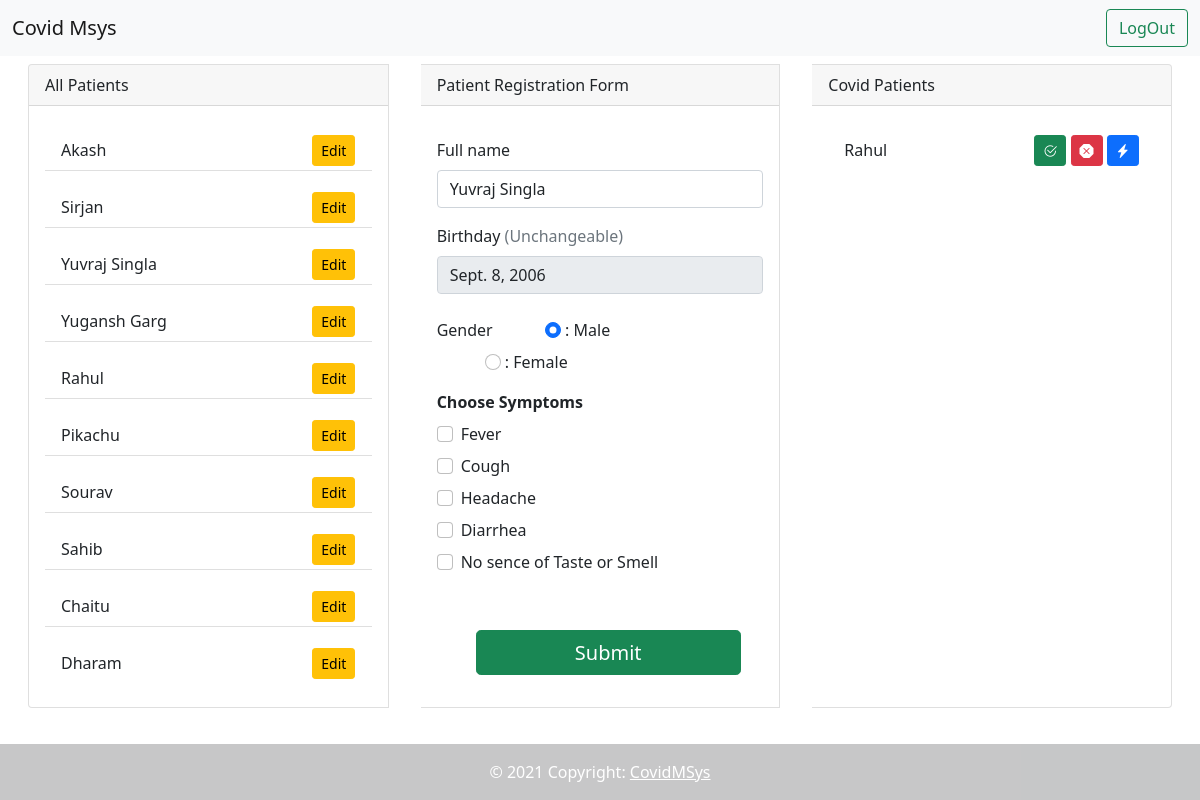
Page /dashboard/edit/58/ (signed in) on the committed database.
### register/models.py (models this page shows, shortened)
class Patient(models.Model):
    name = models.CharField(max_length=100, default='')
    dob = models.DateField()
    gender = models.CharField(max_length=7, choices=[('Male', 'Male'),('Female', 'Female')], default='Male')
    fever = models.BooleanField(default=False)
    cough = models.BooleanField(default=False)
    headache = models.BooleanField(default=False)
    diarrhea = models.BooleanField(default=False)
    tasteless = models.BooleanField(default=False)

class CovidPatient(models.Model):
    patient = models.ForeignKey(Patient, on_delete=models.CASCADE)
    def __str__(self):
        return self.patient.name

### register/views.py (the view, shortened to what this page needs)
# urls.py: path('edit/<id>/', views.edit, name='Edit'),
def edit(request, id):
    cdata = CData.objects.get(id=1)
    if request.user.is_authenticated:
        ptname = None
        patient = Patient.objects.get(id=id)
        print('Patient Gender: ',patient.gender)
        context = {
        'patients': reversed(Patient.objects.all()),
        'covid_patients': reversed(CovidPatient.objects.all()),
        'patient_id': patient
        }
        return render(request, 'dashboard.html', context)
    else: return redirect('/login')

### templates/dashboard.html (shortened to what this page needs)
{% extends 'base.html' %}
{% block body %}
<main class='card-group container-fluid vh-90'>
    <div class="card mx-3 my-2" style="width: 18rem; max-height: 85vh;">
        <div class="card-header">
            All Patients
        </div>
        {% if patients %}
        <div class="card-body ">
            <ul class="list-group list-group-flush" style="overflow: auto; max-height: 85vh;">
                {% for pt in patients %}
                <li class="list-group-item my-2">{{pt.name}}
                    <span style="position: absolute; right: 5%; bottom: 10%;"> <a href="/dashboard/edit/{{pt.id}}/"
                            class="btn btn-sm btn-warning">Edit</a></span>
                </li>
                {% endfor %}
            </ul>
        </div>
        {% else %}
        <div class="card-body">
            No Patients Yet
        </div>
        {% endif %}
    </div>
    <div class="card mx-3 my-2" style="width: 18rem; max-height: 85vh;">
        <div class="card-header">
            Patient Registration Form
        </div>
        <div class="card-body">
            <form method="POST">
                <div class="my-3">
                    <label class="form-label">Full name</label>
                    {% if patient_id %}
                    <input class="form-control" type="text" name="name" value="{{patient_id.name}}">
                    {% else %}
                    <input class="form-control" type="text" name="name">
                    {% endif %}
                </div>
                <div class="my-3">
                    <label class="form-label">Birthday <span class="text-muted">(Unchangeable)</span></label>
                    <div class="input-group-icon">
                        {% if patient_id %}
                        <input class="form-control" type="text" name="dob" value="{{patient_id.dob}}" disabled readonly>
                        {% else %}
                        <input class="form-control" type="date" name="dob">
                        {% endif %}
                    </div>
                </div>
                <div class="my-3">
                    <label class="form-label">Gender</label>
                    {% if patient_id.gender == 'Female' %}
                    <label class="form-check-label my-2 mx-5">
                        <input type="radio" value='Male' class="form-check-input" name="gender"> : Male</label>
                    <label class="form-check-label mx-5">
                        <input type="radio" value='Female' checked="checked" class="form-check-input" name="gender"> : Female</label>
                    {% else %}
                    <label class="form-check-label my-2 mx-5">
                    <input type="radio" value='Male' checked="checked" class="form-check-input" name="gender"> : Male</label>
                    <label class="form-check-label mx-5">
                    <input type="radio" value='Female' class="form-check-input" name="gender"> : Female</label>
                        {% endif %}
                </div>
                <div class="card-title">
                    <strong> Choose Symptoms </strong>
                </div>
                <div class="form-check my-2">
                    <input class="form-check-input" type="checkbox" value="True" id="fever" name='fever'>
                    <label class="form-check-label" for="fever">
                        Fever
                    </label>
                </div>
                <div class="form-check my-2">
                    <input class="form-check-input" type="checkbox" value="True" id="cough" name='cough'>
                    <label class="form-check-label" for="cough">
                        Cough
                    </label>
                </div>
                <div class="form-check my-2">
                    <input class="form-check-input" type="checkbox" value="True" id="headache" name='headache'>
                    <label class="form-check-label" for="headache">
                        Headache
                    </label>
                </div>
                <div class="form-check my-2">
                    <input class="form-check-input" type="checkbox" value="True" id="diarrhea" name='diarrhea'>
                    <label class="form-check-label" for="diarrhea">
                        Diarrhea
                    </label>
                </div>
                <div class="form-check my-2">
                    <input class="form-check-input" type="checkbox" value="True" id="tasteless" name='tasteless'>
                    <label class="form-check-label" for="tasteless">
                        No sence of Taste or Smell
                    </label>
                </div>
                <button class="btn btn-lg btn-success mt-5"
                    style="position: relative; padding: 2% 30%; margin-left: 12%;" type="submit">Submit</button>
            </form>
        </div>
    </div>
    <div class="card mx-3 my-2" style="width: 18rem; max-height: 85vh;">
        <div class="card-header">
            Covid Patients
        </div>
        {% if covid_patients %}
        <div class="card-body">
            <ul class="list-group list-group-flush" style="overflow: auto; max-height: 85vh;">
                {% for cpt in covid_patients %}
                <li class="list-group-item my-2">{{cpt}}
                    <span style="position: absolute; right: 5%; bottom: 10%;">
                        <a href="/dashboard/recovered/{{cpt.id}}/" class="btn btn-sm btn-success" data-toggle="tooltip" title="Recovered"><i class="bi bi-check2-circle"></i></a>
                        <a href="/dashboard/dead/{{cpt.id}}/" class="btn btn-sm btn-danger" data-toggle="tooltip" title="Dead"><i class="bi bi-x-octagon-fill"></i></a>
                        <a href="/dashboard/discharged/{{cpt.id}}/" class="btn btn-sm btn-primary" data-toggle="tooltip" title="Discharged"><i class="bi bi-lightning-charge-fill"></i></a></span>
                </li>
                {% endfor %}
            </ul>
        </div>
        {% else %}
        <div class="card-body">
            No Covid Patients Yet
        </div>
        {% endif %}
    </div>
</main>
{% endblock body %}
{% block btname %}LogOut{% endblock btname %}
{% block btna %}/login{% endblock btna %}

### rows in the picture
Patient: name "Akash"
Patient: name "Sirjan"
Patient: name "Yuvraj Singla", dob "Sept. 8, 2006"
Patient: name "Yugansh Garg"
Patient: name "Rahul"
Patient: name "Pikachu"
Patient: name "Sourav"
Patient: name "Sahib"
Patient: name "Chaitu"
Patient: name "Dharam"
CovidPatient: patient.name "Rahul"
